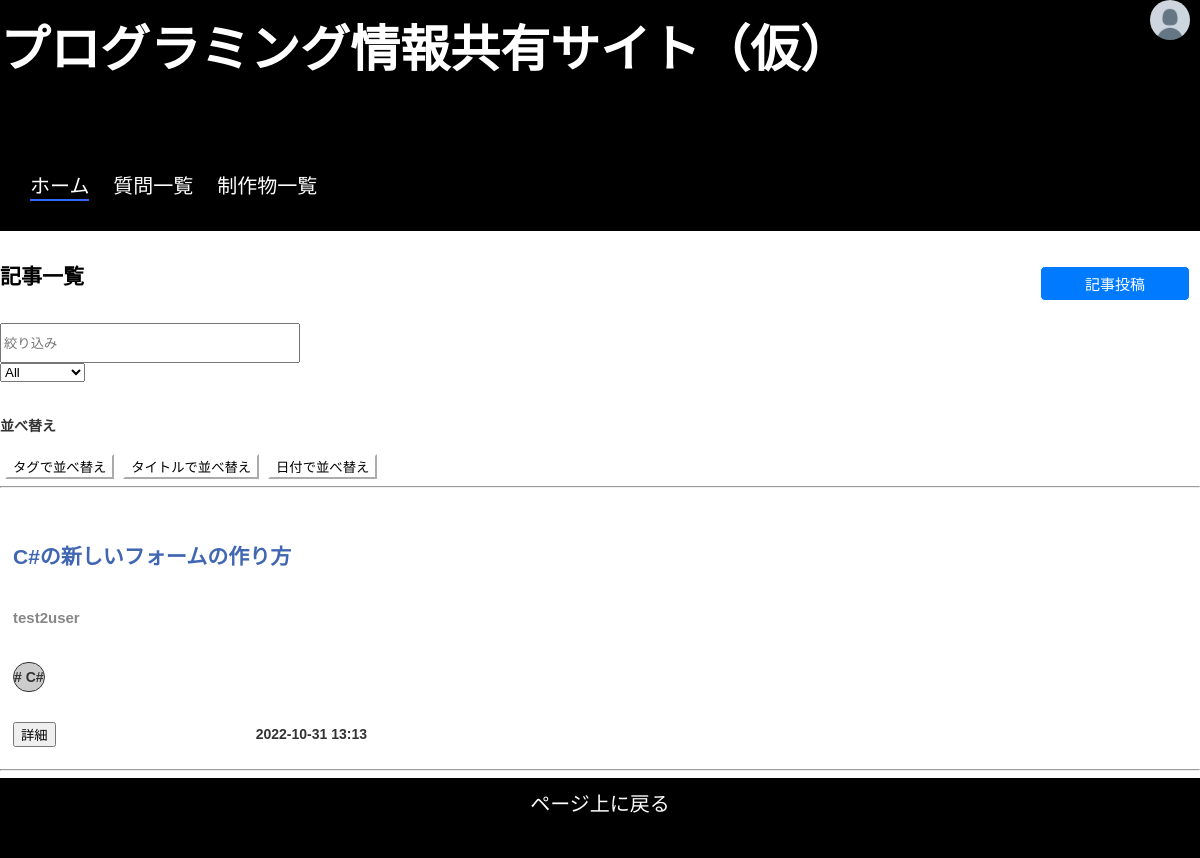
The app's page /index.php (signed in), older data.
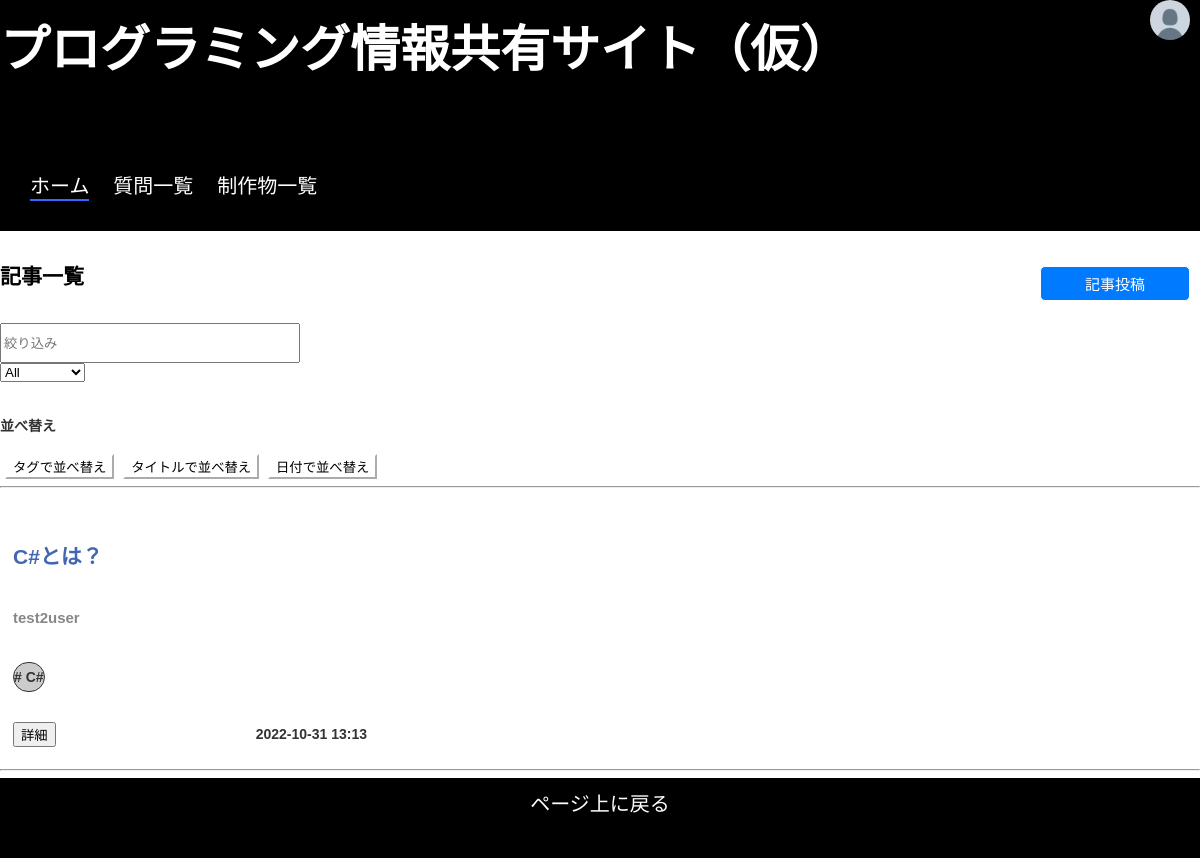
The same page, newer data.
### tables this page shows
CREATE TABLE Report (
    RepoID INT PRIMARY KEY NOT NULL AUTO_INCREMENT,
    Info TEXT DEFAULT NULL,
    Title VARCHAR(255) NOT NULL,
    LNum VARCHAR(255) DEFAULT 0,
    D DATE NOT NULL,
    Tim TIME NOT NULL
);

CREATE TABLE Usr (
    UsID VARCHAR(50) PRIMARY KEY,
    UsName VARCHAR(255) UNIQUE NOT NULL,
    Passw VARCHAR(255) NOT NULL,
    Prof TEXT NOT NULL,
    ProfPic BLOB
);

CREATE TABLE Tags (
    TagID INT PRIMARY KEY AUTO_INCREMENT,
    TagName VARCHAR(30) UNIQUE
);

### dbdata.php (called while the page is built, shortened)
<?php
class Dbdata
{
    protected $pdo;
    public function __construct()
    {
        $dsn = 'mysql:host=localhost;dbname=kishi;charset=utf8';
        $user = 'Kishi';
        $password = 'hamami';
        try {
            $this->pdo = new PDO($dsn, $user, $password);
        } catch (Exception $e) {
            echo 'Error:' . $e->getMessage();
            die();
        }
    }
    public function query($sql, $array_params = [])
    {
        $stmt = $this->pdo->prepare($sql);
        $stmt->execute($array_params);
        return $stmt;
    }
}

### kiji.php (called while the page is built, shortened)
<?php
require_once __DIR__ . '/dbdata.php';
class Report extends Dbdata
{
    public function showAllReports()
    {
        $sql = "select * from report";
        $stmt = $this->query($sql, []);
        $showAll = $stmt->fetchAll();
        return $showAll;
    }
}

### user.php (called while the page is built, shortened)
<?php
require_once __DIR__ . '/dbdata.php';
class UR extends Dbdata
{
    public function selectURlink($RepoID)
    {
        $sql = "SELECT * FROM URlink WHERE RepoID = ?";
        $stmt = $this->query($sql, [$RepoID]);
        $result = $stmt->fetch();
        return $result;
    }
}
class User extends Dbdata
{
    public function tokuteiUser($UID)
    {
        $sql = "SELECT * FROM usr WHERE UsID = ?";
        $stmt = $this->query($sql, [$UID]);
        $result = $stmt->fetch();
        return $result;
    }
}

### tags.php (called while the page is built, shortened)
<?php
require_once __DIR__ . '/dbdata.php';
class Tag extends DbData
{
    public function showTagR($RepoID)
    {
        $sql = "select * from Tags where TagID in (select TagID from repotags where RepoID = ?)";
        $stmt = $this->query($sql, [$RepoID]);
        $showTagQ = $stmt->fetch();
        return $showTagQ;
    }
}

### index.php (the view, shortened to what this page needs)
<?php
if (!isset($kiji)) {
    require_once __DIR__ . '/kiji.php';
    $kiji = new Report();
}
if (!isset($tag)) {
    require_once __DIR__ . '/tags.php';
    $tags = new Tag();
}
if (!isset($us)) {
    require_once __DIR__ . '/user.php';
    $us = new User();
    $ur = new UR();
}
if (!isset($Filter)) {
    $showKiji = $kiji->showAllReports();
} else {
    $showKiji = $tags->sortTagR($Filter);
}
?>
<!DOCTYPE html>
<html lang="ja">
<head>
    <link href="main.css" rel="stylesheet">
</head>
<body>
    <?php
    require_once __DIR__ . '/header.php';
    ?>
    <div class="main">
        <div class="main_con">
            <div class="upload">
                <input class="button" onclick="location.href='repin.php'" type="button" value="記事投稿">
            </div>
            <h2>記事一覧</h2>
            <input type="text" id="filterInput" oninput="filterArticles(this.value)" placeholder="絞り込み" style="width: 300px;height: 40px;">
            <label class="filter">
                <form method="post" action="">
                    <select name="Filter" onchange="submit(this.form)">
                        <option value="0" <?php if (empty($Filter)) echo 'selected';
                                            ?>>All</option>
                    </select>
                </form>
            </label>
            <br>
            <p>並べ替え</p>
            <button onclick="sortArticles('tags')">タグで並べ替え</button>
            <button onclick="sortArticlesByTitle()">タイトルで並べ替え</button>
            <button onclick="sortArticles('day')">日付で並べ替え</button>
            <hr>
            <div class="articles">
                <br>
                <?php
                usort($showKiji, 'sortByDateTime');
                if (empty($showKiji)) {
                    echo '<h4>記事はありません';
                } else {
                    foreach ($showKiji as $showReport) {
                        $rtag = $tags->showTagR($showReport['RepoID']);
                        $rid = $ur->selectURlink($showReport['RepoID']);
                        $ru = $us->tokuteiUser($rid['UsID']);
                ?>
                        <section class="kiji">
                            <form method="post" name="kiji" action="ndet.php">
                                <h2 id="kijidata"><?php echo htmlspecialchars($showReport['Title'], ENT_QUOTES); ?></h2>
                                <p class="UserName"><?= $ru['UsName'] ?></p>
                                <p class="tag"># <?= $rtag['TagName'] ?></p>
                                <div class="extra">
                                    <input type="submit" value="詳細" id="more">
                                    <p id="date"><?= $showReport['D'] ?> <?= substr($showReport['Tim'], 0, 5) ?></p>
                                </div>
                            </form>
                        </section>
                        <hr>
                <?php
                    }
                }
                ?>
            </div>
        </div>
    </div>
    <?php
    require_once  __DIR__ . '/footer.php';
    ?>
</body>
</html>

### header.php (shortened to what this page needs)
<!DOCTYPE html>
<html lang="ja">
<head>
    <link href="main.css" rel="stylesheet">
</head>
<body>
    <header>
        <div class="header-content">
            <img src="1676155437876-5NNUYKTjTE.png" alt="Profile Icon" class="profile-icon" onclick="togglePopup()">
            <h1 id="Title">プログラミング情報共有サイト（仮）</h1>
            <nav>
                <ul class="nav">
                    <li><a id="indexLink" href="index.php" class="btn4">ホーム</a></li>
                    <li><a id="AllquestionLink" href="Allquestion.php" class="btn4">質問一覧</a></li>
                    <li><a id="AllprojectLink" href="Allproject.php" class="btn4">制作物一覧</a></li>
                </ul>
            </nav>
        </div>
    </header>
</body>
</html>

### footer.php (shortened to what this page needs)
<footer>
    <a href="#" class="top">ページ上に戻る</a>
</footer>

### main.css (style rules this page uses)
html { font-size: 16px; }
@media screen and (min-width: 479px) { html { font-size: 14px; } }
html * { box-sizing: border-box; }
body { font-family: Arial, sans-serif; margin: 0; padding: 0; }
header { background: #000000; }
header h1 { font-size: 50px; font-weight: bold; line-height: 2; color: #ffffff; margin: 0; }
.nav { padding: 30px 20px 10px 20px; background: #000000; width: 100%; }
.nav a { font-size: 20px; }
.btn4 { text-transform: uppercase; text-align: center; position: relative; text-decoration: none; display: inline-block; }
.btn4::before { content: ''; position: absolute; bottom: -2px; left: 0px; width: 100%; height: 2px; background: #3367ff; display: block; -webkit-transform-origin: right top; -ms-transform-origin: right top; transform-origin: right top; -webkit-transform: scale(0, 1); -ms-transform: scale(0, 1); transform: scale(0, 1); -webkit-transition: transform 0.4s cubic-bezier(1, 0, 0, 1); transition: transform 0.4s cubic-bezier(1, 0, 0, 1) }
nav ul li { display: inline-block; padding: 26px 10px 20px 10px; }
nav ul li a { color: #ffffff; }

### index.php (style rules this page uses)
h2 { font-weight: bold; line-height: 2; color: #000000; margin: 25px 0; }
p { font-weight: bold; line-height: 2; color: #333; }
button { background-color: #fff; border-color: #fff; margin-left: 5px; }
p.tag { border: 1px solid; display: inline-block; border-radius: 20px; background-color: #ccc; }
input.button { border: 1px solid; width: 150px; height: 35px; font-size: 15px; align-self: center; border-radius: 5px; cursor: pointer; color: white; background-color: #007BFF; }
.upload { text-align: right; float: right; margin: 10px; }
.kiji { margin-left: 13px; }
.extra { display: flex; align-items: center; }
#kijidata { color: #4267b2; }
#date { margin-left: 200px; }
.UserName { font-size: 15px; color: #878787; }

### header.php (style rules this page uses)
.active-link { border-bottom: 2px solid #3367ff; }
.profile-icon { cursor: pointer; width: 40px; height: 40px; border-radius: 50%; margin-right: 10px; float: right; }

### footer.php (style rules this page uses)
footer { height: 80px; background: #000000; }
.top { font-size: 20px; color: #ffffff; text-decoration: none; margin: 0; position: relative; text-align: center; }
.top::after { position: absolute; left: 0; content: ''; width: 100%; height: 2px; background: #3367ff; bottom: -2px; transform: scale(0, 1); transform-origin: right top; transition: transform 0.4s; }
footer { padding: 10px 20px; text-align: center; }

Row changes from the older to the newer data that the page shows:
changed report "test2user": Title "C#の新しいフォームの作り方" → "C#とは？"
